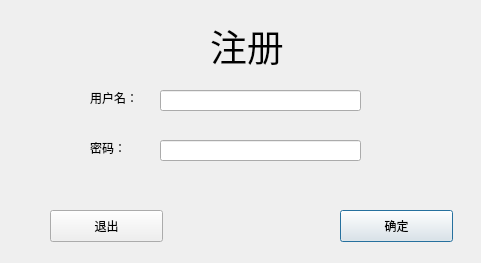
<?xml version="1.0" encoding="UTF-8"?>
<ui version="4.0">
 <class>eBDialog</class>
 <widget class="QDialog" name="eBDialog">
  <property name="geometry">
   <rect>
    <x>0</x>
    <y>0</y>
    <width>481</width>
    <height>263</height>
   </rect>
  </property>
  <property name="windowTitle">
   <string>Dialog</string>
  </property>
  <widget class="QPushButton" name="pushButton_3">
   <property name="geometry">
    <rect>
     <x>340</x>
     <y>210</y>
     <width>113</width>
     <height>32</height>
    </rect>
   </property>
   <property name="cursor">
    <cursorShape>PointingHandCursor</cursorShape>
   </property>
   <property name="text">
    <string>确定</string>
   </property>
  </widget>
  <widget class="QPushButton" name="pushButton_4">
   <property name="geometry">
    <rect>
     <x>50</x>
     <y>210</y>
     <width>113</width>
     <height>32</height>
    </rect>
   </property>
   <property name="cursor">
    <cursorShape>PointingHandCursor</cursorShape>
   </property>
   <property name="text">
    <string>退出</string>
   </property>
  </widget>
  <widget class="QLabel" name="label">
   <property name="geometry">
    <rect>
     <x>210</x>
     <y>10</y>
     <width>171</width>
     <height>71</height>
    </rect>
   </property>
   <property name="font">
    <font>
     <pointsize>28</pointsize>
    </font>
   </property>
   <property name="text">
    <string>注册</string>
   </property>
  </widget>
  <widget class="QLabel" name="label_2">
   <property name="geometry">
    <rect>
     <x>90</x>
     <y>90</y>
     <width>60</width>
     <height>16</height>
    </rect>
   </property>
   <property name="text">
    <string>用户名：</string>
   </property>
  </widget>
  <widget class="QLineEdit" name="lineEdit">
   <property name="geometry">
    <rect>
     <x>160</x>
     <y>90</y>
     <width>201</width>
     <height>21</height>
    </rect>
   </property>
  </widget>
  <widget class="QLabel" name="label_3">
   <property name="geometry">
    <rect>
     <x>90</x>
     <y>140</y>
     <width>60</width>
     <height>16</height>
    </rect>
   </property>
   <property name="text">
    <string>密码：</string>
   </property>
  </widget>
  <widget class="QLineEdit" name="lineEdit_2">
   <property name="geometry">
    <rect>
     <x>160</x>
     <y>140</y>
     <width>201</width>
     <height>21</height>
    </rect>
   </property>
  </widget>
 </widget>
 <resources/>
 <connections/>
</ui>
